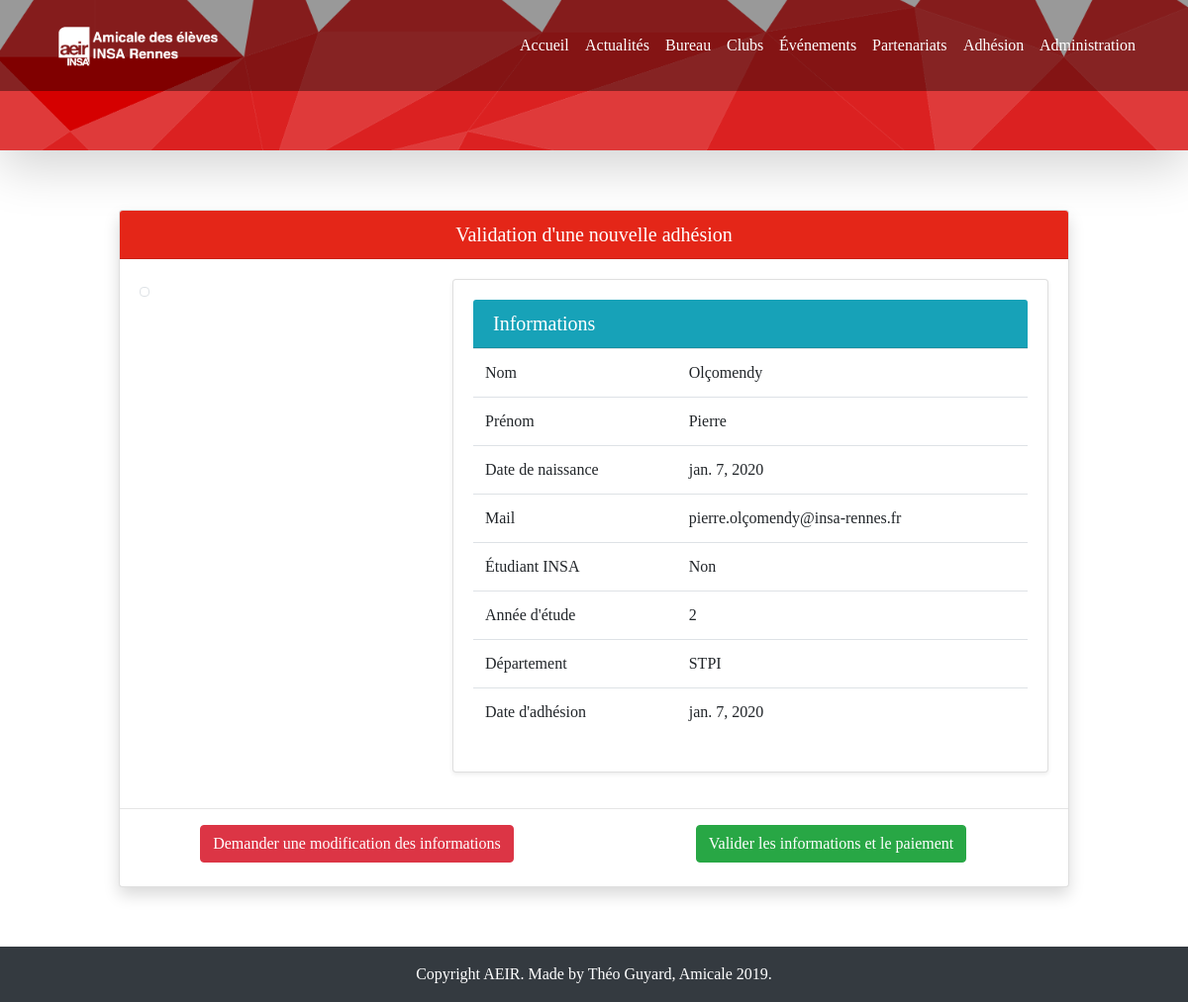
The page /administration/new_adherent_detail/266 (signed in) on the database its author committed.
### adhesion/models.py (models this page shows, shortened)
class Adhesion(models.Model):
    first_name = models.CharField(max_length=200)
    last_name = models.CharField(max_length=200)
    birthday = models.DateField(default=datetime.date.today)
    email = models.EmailField()
    picture = StdImageField(
        upload_to="adhesion_aeir",
        validators=[MinSizeValidator(230, 292), MaxSizeValidator(1080, 720)],
        variations={"thumbnail": {"width": 230, "height": 292, "crop": True}},
    )
    insa_student = models.BooleanField(default=False)
    school_year = models.CharField(max_length=200, choices=SCHOOL_YEAR)
    departement = models.CharField(max_length=200, choices=DEPARTEMENT)
    adhesion_date = models.DateField(auto_now_add=True)
    card_id = models.CharField(max_length=8, default=random_id)
    card_pwd = models.CharField(max_length=8, default=random_id)
    paid = models.BooleanField(default=False)
    valid_infos = models.BooleanField(default=True)

### administration/views.py (the view, shortened to what this page needs)
class AdministrationNewAdherentDetailView(
    UserPassesTestMixin, LoginRequiredMixin, DetailView
):
    login_url = "administration_login"
    template_name = "administration/new_adherent_detail.html"
    model = Adhesion
    def test_func(self):
        return self.request.user.groups.filter(name="Adhesion AEIR management").exists()

### templates/administration/new_adherent_detail.html (shortened to what this page needs)
{% extends 'base.html' %}
{% block content %}
<div class="card shadow">
    <h5 class="card-header bg-primary text-white text-center">Validation d'une nouvelle adhésion</h5>
    <div class="card-body">
        <div class="row">
            <div class="col-md-4">
                <img src="{{ object.picture.thumbnail.url }}" class="img-fluid img-thumbnail">
            </div>
            <div class="col-md-8">
                <div class="card shadow-sm">
                    <div class="card-body">
                        <table class="table table-hover">
                            <thead>
                                <h5 class="card-header bg-info text-white">Informations</h5>
                            </thead>
                            <tbody>
                              <tr>
                                <td scope="row">Nom</td>
                                <td>{{ object.first_name }}</td>
                              </tr>
                              <tr>
                                <td scope="row">Prénom</td>
                                <td>{{ object.last_name }}</td>
                              </tr>
                              <tr>
                                <td scope="row">Date de naissance</td>
                                <td>{{ object.birthday }}</td>
                              </tr>
                              <tr>
                                <td scope="row">Mail</td>
                                <td>{{ object.email }}</td>
                              </tr>
                              <tr>
                                <td scope="row">Étudiant INSA</td>
                                {% if object.etudiant_insa %}
                                    <td>Oui</td>
                                {% else %}
                                    <td>Non</td>
                                {% endif %}
                              </tr>
                              <tr>
                                <td scope="row">Année d'étude</td>
                                <td>{{ object.school_year }}</td>
                              </tr>
                              <tr>
                                <td scope="row">Département</td>
                                <td>{{ object.departement }}</td>
                              </tr>
                              <tr>
                                <td scope="row">Date d'adhésion</td>
                                <td>{{ object.adhesion_date }}</td>
                              </tr>
                            </tbody>
                          </table>
                    </div>
                </div>
            </div>
        </div>
    </div>
    <hr>
    <div class="mb-4 text-center">
        <form method="post" class="col-12">
            <div class="row">
                <div class="col-md-6">
                    <input class="btn btn-danger" type="submit" name="need_modification" value="Demander une modification des informations">
                </div>
                <div class="col-md-6">
                    <input class="btn btn-success" type="submit" name="validate" value="Valider les informations et le paiement">
                </div>
            </div>
        </form>
    </div>
</div>
{% endblock %}

### static/css/style.css (style rules this page uses)
html, body { font-family: "DIN-pro"; height: 100%; }

### rows shown on the page
Adhesion: first_name "Olçomendy", last_name "Pierre", birthday "jan. 7, 2020", email "pierre.olçomendy@insa-rennes.fr", school_year "2", departement "STPI", adhesion_date "jan. 7, 2020"
